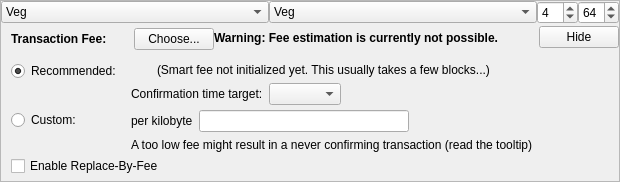
    <widget class="QFrame" name="frameFee">
     <property name="sizePolicy">
      <sizepolicy hsizetype="Expanding" vsizetype="Expanding">
       <horstretch>0</horstretch>
       <verstretch>0</verstretch>
      </sizepolicy>
     </property>
     <property name="maximumSize">
      <size>
       <width>16777215</width>
       <height>16777215</height>
      </size>
     </property>
     <property name="frameShape">
      <enum>QFrame::StyledPanel</enum>
     </property>
     <property name="frameShadow">
      <enum>QFrame::Sunken</enum>
     </property>
     <layout class="QVBoxLayout" name="verticalLayoutFee1">
      <property name="spacing">
       <number>0</number>
      </property>
      <property name="leftMargin">
       <number>0</number>
      </property>
      <property name="topMargin">
       <number>0</number>
      </property>
      <property name="rightMargin">
       <number>0</number>
      </property>
      <property name="bottomMargin">
       <number>0</number>
      </property>
      <item>
       <layout class="QHBoxLayout" name="horizontalLayout_3">
        <item>
         <widget class="QComboBox" name="cbxTypeFrom">
          <property name="toolTip">
           <string>Balance type to send from.</string>
          </property>
          <item>
           <property name="text">
            <string>Veg</string>
           </property>
          </item>
          <item>
           <property name="text">
            <string>Blind</string>
           </property>
          </item>
          <item>
           <property name="text">
            <string>Anon</string>
           </property>
          </item>
         </widget>
        </item>
        <item>
         <widget class="QComboBox" name="cbxTypeTo">
          <property name="toolTip">
           <string>Balance type to send to.</string>
          </property>
          <item>
           <property name="text">
            <string>Veg</string>
           </property>
          </item>
          <item>
           <property name="text">
            <string>Blind</string>
           </property>
          </item>
          <item>
           <property name="text">
            <string>Anon</string>
           </property>
          </item>
         </widget>
        </item>
        <item>
         <widget class="QSpinBox" name="spinRingSize">
          <property name="sizePolicy">
           <sizepolicy hsizetype="Fixed" vsizetype="Fixed">
            <horstretch>0</horstretch>
            <verstretch>0</verstretch>
           </sizepolicy>
          </property>
          <property name="minimum">
           <number>3</number>
          </property>
          <property name="maximum">
           <number>32</number>
          </property>
          <property name="value">
           <number>4</number>
          </property>
         </widget>
        </item>
        <item>
         <widget class="QSpinBox" name="spinMaxInputs">
          <property name="sizePolicy">
           <sizepolicy hsizetype="Fixed" vsizetype="Fixed">
            <horstretch>0</horstretch>
            <verstretch>0</verstretch>
           </sizepolicy>
          </property>
          <property name="minimum">
           <number>1</number>
          </property>
          <property name="value">
           <number>64</number>
          </property>
         </widget>
        </item>
       </layout>
      </item>
      <item>
       <layout class="QVBoxLayout" name="verticalLayoutFee2" stretch="0,0,0">
        <property name="spacing">
         <number>0</number>
        </property>
        <property name="leftMargin">
         <number>10</number>
        </property>
        <property name="topMargin">
         <number>0</number>
        </property>
        <item>
         <layout class="QHBoxLayout" name="horizontalLayoutFee1">
          <property name="bottomMargin">
           <number>0</number>
          </property>
          <item>
           <layout class="QVBoxLayout" name="verticalLayoutFee7">
            <property name="spacing">
             <number>0</number>
            </property>
            <item>
             <spacer name="verticalSpacerSmartFee">
              <property name="orientation">
               <enum>Qt::Vertical</enum>
              </property>
              <property name="sizeType">
               <enum>QSizePolicy::Fixed</enum>
              </property>
              <property name="sizeHint" stdset="0">
               <size>
                <width>1</width>
                <height>4</height>
               </size>
              </property>
             </spacer>
            </item>
            <item>
             <layout class="QHBoxLayout" name="horizontalLayoutSmartFee">
              <property name="spacing">
               <number>10</number>
              </property>
              <item>
               <widget class="QLabel" name="labelFeeHeadline">
                <property name="sizePolicy">
                 <sizepolicy hsizetype="Preferred" vsizetype="Maximum">
                  <horstretch>0</horstretch>
                  <verstretch>0</verstretch>
                 </sizepolicy>
                </property>
                <property name="font">
                 <font>
                  <weight>75</weight>
                  <bold>true</bold>
                 </font>
                </property>
                <property name="styleSheet">
                 <string notr="true">font-weight:bold;</string>
                </property>
                <property name="text">
                 <string>Transaction Fee:</string>
                </property>
               </widget>
              </item>
              <item>
               <widget class="QLabel" name="labelFeeMinimized">
                <property name="text">
                 <string/>
                </property>
               </widget>
              </item>
              <item>
               <widget class="QPushButton" name="buttonChooseFee">
                <property name="text">
                 <string>Choose...</string>
                </property>
               </widget>
              </item>
             </layout>
            </item>
            <item>
             <spacer name="verticalSpacer_5">
              <property name="orientation">
               <enum>Qt::Vertical</enum>
              </property>
              <property name="sizeHint" stdset="0">
               <size>
                <width>1</width>
                <height>1</height>
               </size>
              </property>
             </spacer>
            </item>
           </layout>
          </item>
          <item>
           <widget class="QLabel" name="fallbackFeeWarningLabel">
            <property name="toolTip">
             <string>Using the fallbackfee can result in sending a transaction that will take several hours or days (or never) to confirm. Consider choosing your fee manually or wait until you have validated the complete chain.</string>
            </property>
            <property name="font">
            <font>
                <weight>75</weight>
                <bold>true</bold>
            </font>
            </property>
            <property name="text">
             <string>Warning: Fee estimation is currently not possible.</string>
            </property>
            <property name="wordWrap">
             <bool>false</bool>
            </property>
           </widget>
          </item>
          <item>
           <spacer name="horizontalSpacer_4">
            <property name="orientation">
             <enum>Qt::Horizontal</enum>
            </property>
            <property name="sizeType">
             <enum>QSizePolicy::MinimumExpanding</enum>
            </property>
            <property name="sizeHint" stdset="0">
             <size>
              <width>40</width>
              <height>20</height>
             </size>
            </property>
           </spacer>
          </item>
          <item>
           <widget class="QPushButton" name="buttonMinimizeFee">
            <property name="toolTip">
             <string>collapse fee-settings</string>
            </property>
            <property name="text">
             <string>Hide</string>
            </property>
           </widget>
          </item>
         </layout>
        </item>
        <item>
         <widget class="QFrame" name="frameFeeSelection">
          <layout class="QVBoxLayout" name="verticalLayoutFee12">
           <property name="spacing">
            <number>0</number>
           </property>
           <property name="leftMargin">
            <number>0</number>
           </property>
           <property name="topMargin">
            <number>0</number>
           </property>
           <property name="rightMargin">
            <number>0</number>
           </property>
           <property name="bottomMargin">
            <number>0</number>
           </property>
           <item>
            <layout class="QGridLayout" name="gridLayoutFee">
             <property name="topMargin">
              <number>10</number>
             </property>
             <property name="bottomMargin">
              <number>4</number>
             </property>
             <property name="horizontalSpacing">
              <number>10</number>
             </property>
             <property name="verticalSpacing">
              <number>4</number>
             </property>
             <item row="1" column="1">
              <layout class="QVBoxLayout" name="verticalLayoutFee8">
               <property name="spacing">
                <number>6</number>
               </property>
               <item>
                <layout class="QHBoxLayout" name="horizontalLayoutFee13">
                 <item>
                  <widget class="QLabel" name="labelCustomPerKilobyte">
                   <property name="toolTip">
                    <string>Specify a custom fee per kB (1,000 bytes) of the transaction's virtual size.

Note:  Since the fee is calculated on a per-byte basis, a fee of "100 satoshis per kB" for a transaction size of 500 bytes (half of 1 kB) would ultimately yield a fee of only 50 satoshis.</string>
                   </property>
                   <property name="text">
                    <string>per kilobyte</string>
                   </property>
                  </widget>
                 </item>
                 <item>
                  <widget class="BitcoinAmountField" name="customFee"/>
                 </item>
                 <item>
                  <spacer name="horizontalSpacer_6">
                   <property name="orientation">
                    <enum>Qt::Horizontal</enum>
                   </property>
                   <property name="sizeHint" stdset="0">
                    <size>
                     <width>1</width>
                     <height>1</height>
                    </size>
                   </property>
                  </spacer>
                 </item>
                </layout>
               </item>
               <item>
                <layout class="QHBoxLayout" name="horizontalLayoutFee8">
                 <item>
                  <widget class="QLabel" name="labelCustomFeeWarning">
                   <property name="enabled">
                    <bool>true</bool>
                   </property>
                   <property name="toolTip">
                    <string>When there is less transaction volume than space in the blocks, miners as well as relaying nodes may enforce a minimum fee. Paying only this minimum fee is just fine, but be aware that this can result in a never confirming transaction once there is more demand for vircle transactions than the network can process.</string>
                   </property>
                   <property name="text">
                    <string>A too low fee might result in a never confirming transaction (read the tooltip)</string>
                   </property>
                  </widget>
                 </item>
                 <item>
                  <spacer name="horizontalSpacer_2">
                   <property name="orientation">
                    <enum>Qt::Horizontal</enum>
                   </property>
                   <property name="sizeHint" stdset="0">
                    <size>
                     <width>1</width>
                     <height>1</height>
                    </size>
                   </property>
                  </spacer>
                 </item>
                </layout>
               </item>
              </layout>
             </item>
             <item row="0" column="0">
              <layout class="QVBoxLayout" name="verticalLayoutFee4" stretch="0,1">
               <item>
                <widget class="QRadioButton" name="radioSmartFee">
                 <property name="text">
                  <string>Recommended:</string>
                 </property>
                 <property name="checked">
                  <bool>true</bool>
                 </property>
                 <attribute name="buttonGroup">
                  <string notr="true">groupFee</string>
                 </attribute>
                </widget>
               </item>
               <item>
                <spacer name="verticalSpacer_2">
                 <property name="orientation">
                  <enum>Qt::Vertical</enum>
                 </property>
                 <property name="sizeHint" stdset="0">
                  <size>
                   <width>1</width>
                   <height>1</height>
                  </size>
                 </property>
                </spacer>
               </item>
              </layout>
             </item>
             <item row="1" column="0">
              <layout class="QVBoxLayout" name="verticalLayoutFee9" stretch="0,1">
               <item>
                <widget class="QRadioButton" name="radioCustomFee">
                 <property name="text">
                  <string>Custom:</string>
                 </property>
                 <attribute name="buttonGroup">
                  <string notr="true">groupFee</string>
                 </attribute>
                </widget>
               </item>
               <item>
                <spacer name="verticalSpacer_6">
                 <property name="orientation">
                  <enum>Qt::Vertical</enum>
                 </property>
                 <property name="sizeHint" stdset="0">
                  <size>
                   <width>1</width>
                   <height>1</height>
                  </size>
                 </property>
                </spacer>
               </item>
              </layout>
             </item>
             <item row="0" column="1">
              <layout class="QVBoxLayout" name="verticalLayoutFee3" stretch="0,0,1">
               <property name="spacing">
                <number>6</number>
               </property>
               <property name="topMargin">
                <number>2</number>
               </property>
               <item>
                <layout class="QHBoxLayout" name="horizontalLayoutFee12">
                 <item>
                  <widget class="QLabel" name="labelSmartFee">
                   <property name="text">
                    <string/>
                   </property>
                  </widget>
                 </item>
                 <item>
                  <widget class="QLabel" name="labelFeeEstimation">
                   <property name="text">
                    <string/>
                   </property>
                  </widget>
                 </item>
                 <item>
                  <widget class="QLabel" name="labelSmartFee2">
                   <property name="text">
                    <string>(Smart fee not initialized yet. This usually takes a few blocks...)</string>
                   </property>
                  </widget>
                 </item>
                 <item>
                  <spacer name="horizontalSpacer_5">
                   <property name="orientation">
                    <enum>Qt::Horizontal</enum>
                   </property>
                   <property name="sizeHint" stdset="0">
                    <size>
                     <width>1</width>
                     <height>1</height>
                    </size>
                   </property>
                  </spacer>
                 </item>
                </layout>
               </item>
               <item>
                <layout class="QHBoxLayout" name="horizontalLayoutFee9">
                 <item>
                  <layout class="QVBoxLayout" name="verticalLayoutFee6">
                   <item>
                    <widget class="QLabel" name="labelSmartFee3">
                     <property name="text">
                      <string>Confirmation time target:</string>
                     </property>
                    </widget>
                   </item>
                  </layout>
                 </item>
                 <item>
                  <layout class="QVBoxLayout" name="verticalLayoutFee5">
                   <property name="rightMargin">
                    <number>30</number>
                   </property>
                   <item>
                    <layout class="QHBoxLayout" name="horizontalLayoutConfTarget">
                     <property name="bottomMargin">
                      <number>0</number>
                     </property>
                     <item>
                      <widget class="QComboBox" name="confTargetSelector"/>
                     </item>
                     <item>
                      <spacer name="horizontalSpacerConfTarget">
                       <property name="orientation">
                        <enum>Qt::Horizontal</enum>
                       </property>
                       <property name="sizeHint" stdset="0">
                        <size>
                         <width>40</width>
                         <height>20</height>
                        </size>
                       </property>
                      </spacer>
                     </item>
                    </layout>
                   </item>
                  </layout>
                 </item>
                </layout>
               </item>
               <item>
                <spacer name="verticalSpacer_4">
                 <property name="orientation">
                  <enum>Qt::Vertical</enum>
                 </property>
                 <property name="sizeHint" stdset="0">
                  <size>
                   <width>1</width>
                   <height>1</height>
                  </size>
                 </property>
                </spacer>
               </item>
              </layout>
             </item>
            </layout>
           </item>
           <item>
            <widget class="QCheckBox" name="optInRBF">
             <property name="text">
              <string>Enable Replace-By-Fee</string>
             </property>
             <property name="toolTip">
              <string>With Replace-By-Fee (BIP-125) you can increase a transaction's fee after it is sent. Without this, a higher fee may be recommended to compensate for increased transaction delay risk.</string>
             </property>
            </widget>
           </item>
          </layout>
         </widget>
        </item>
        <item>
         <spacer name="verticalSpacerFee">
          <property name="orientation">
           <enum>Qt::Vertical</enum>
          </property>
          <property name="sizeHint" stdset="0">
           <size>
            <width>40</width>
            <height>5</height>
           </size>
          </property>
         </spacer>
        </item>
       </layout>
      </item>
     </layout>
    </widget>
